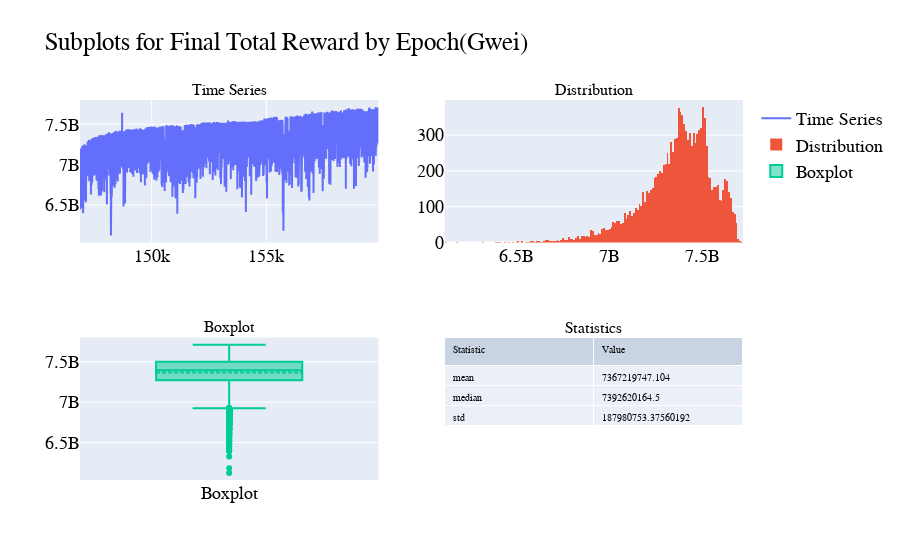

Notebook code cell kept with this figure:
### Code cell
import pandas as pd
import plotly.graph_objects as go
from plotly.subplots import make_subplots

df = data.copy()

# Create subplots in a 2x2 layout
fig = make_subplots(rows=2, cols=2, 
                    subplot_titles=("Time Series", "Distribution", "Boxplot", "Statistics"),
                    specs=[[{}, {}], [{}, {"type": "domain"}]])

# Add time series to the top-left subplot
fig.add_trace(go.Scatter(x=df['epoch'], y=df['final_total_reward'], mode='lines', name='Time Series'),
              row=1, col=1)

# Add histogram to the top-right subplot
fig.add_trace(go.Histogram(x=df['final_total_reward'], name='Distribution'),
              row=1, col=2)

# Add boxplot to the bottom-left subplot
fig.add_trace(go.Box(y=df['final_total_reward'], name='Boxplot', boxmean=True),
              row=2, col=1)

# Extract specific statistics from the data: mean, median (50%), and std
selected_stats = {
    'mean': df['final_total_reward'].mean(),
    'median': df['final_total_reward'].median(),
    'std': df['final_total_reward'].std()
}

trace_table = go.Table(
    header=dict(values=['Statistic', 'Value'], font=dict(size=10), align='left'),
    cells=dict(values=[list(selected_stats.keys()), list(selected_stats.values())], font=dict(size=10), align='left')
)

fig.add_trace(trace_table, row=2, col=2)

# Update layout to use LaTeX style font (using "Courier New" as a fallback)
fig.update_layout(
    font=dict(family="Courier New, monospace", size=18, color="black"),
    title_text="Subplots for Final Total Reward by Epoch(Gwei)"
)

# Show figure
fig.show()

### Figure 1 — Plotly figure (JSON) as saved in the notebook; plotly's stock layout.template omitted (floating-point values rounded to 4 significant figures; data arrays with more than 128 entries replaced by an {"elided": "..."} marker saying what was removed)
{"data": [{"mode": "lines", "name": "Time Series", "type": "scatter", "x": {"elided": "13000 int values"}, "xaxis": "x", "y": {"elided": "13000 int values"}, "yaxis": "y"}, {"name": "Distribution", "type": "histogram", "x": {"elided": "13000 int values"}, "xaxis": "x2", "yaxis": "y2"}, {"boxmean": true, "name": "Boxplot", "type": "box", "xaxis": "x3", "y": {"elided": "13000 int values"}, "yaxis": "y3"}, {"cells": {"align": "left", "font": {"size": 10}, "values": [["mean", "median", "std"], [7367000000.0, 7393000000.0, 188000000.0]]}, "domain": {"x": [0.55, 1], "y": [0, 0.375]}, "header": {"align": "left", "font": {"size": 10}, "values": ["Statistic", "Value"]}, "type": "table"}], "layout": {"annotations": [{"font": {"size": 16}, "showarrow": false, "text": "Time Series", "x": 0.225, "xanchor": "center", "xref": "paper", "y": 1, "yanchor": "bottom", "yref": "paper"}, {"font": {"size": 16}, "showarrow": false, "text": "Distribution", "x": 0.775, "xanchor": "center", "xref": "paper", "y": 1, "yanchor": "bottom", "yref": "paper"}, {"font": {"size": 16}, "showarrow": false, "text": "Boxplot", "x": 0.225, "xanchor": "center", "xref": "paper", "y": 0.375, "yanchor": "bottom", "yref": "paper"}, {"font": {"size": 16}, "showarrow": false, "text": "Statistics", "x": 0.775, "xanchor": "center", "xref": "paper", "y": 0.375, "yanchor": "bottom", "yref": "paper"}], "font": {"color": "black", "family": "Courier New, monospace", "size": 18}, "title": {"text": "Subplots for Final Total Reward by Epoch(Gwei)"}, "xaxis": {"anchor": "y", "domain": [0, 0.45]}, "xaxis2": {"anchor": "y2", "domain": [0.55, 1]}, "xaxis3": {"anchor": "y3", "domain": [0, 0.45]}, "yaxis": {"anchor": "x", "domain": [0.625, 1]}, "yaxis2": {"anchor": "x2", "domain": [0.625, 1]}, "yaxis3": {"anchor": "x3", "domain": [0, 0.375]}}}
